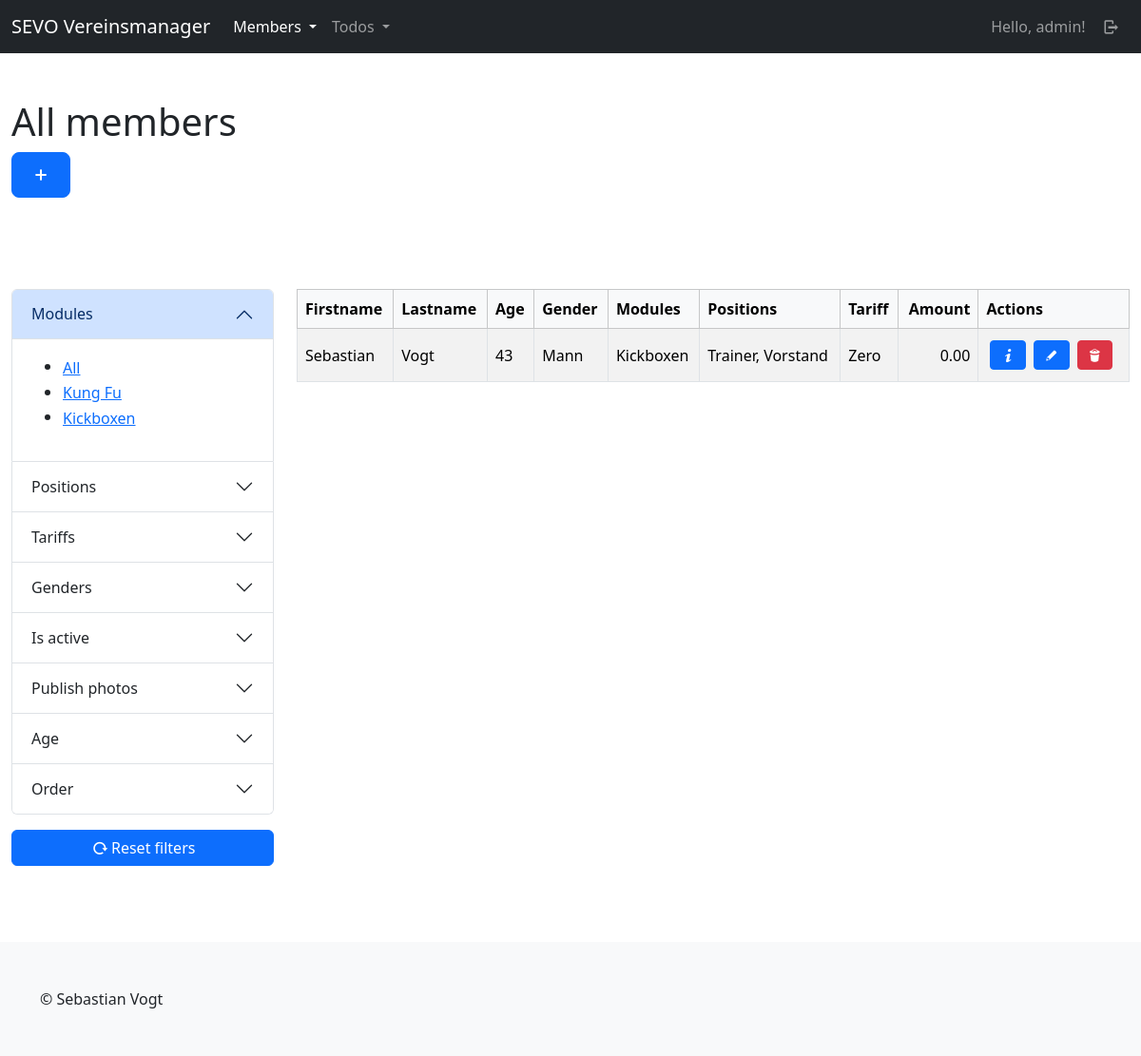
/mbrs/members/ (signed in), run on an earlier commit of the app's database.
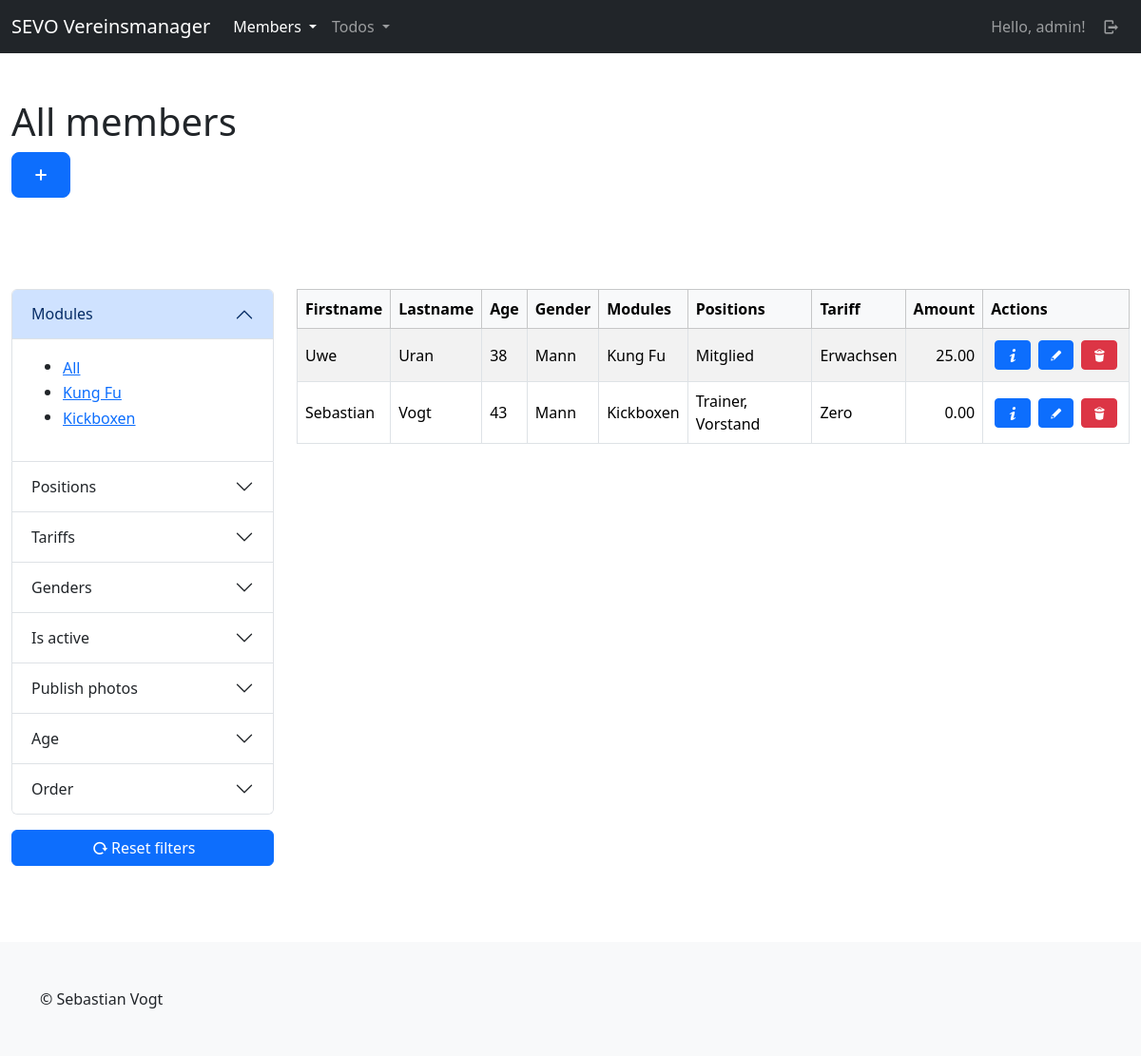
And on a later commit of the database.
### members/models.py (models this page shows, shortened)
class Module(models.Model):
    title = models.CharField(max_length=255, unique=True)
    created_at = models.DateTimeField(auto_now=True)
    updated_at = models.DateTimeField(auto_now_add=True)
    class Meta:
        ordering = ["-updated_at"]

class Member(models.Model):
    firstname = models.CharField(max_length=255)
    lastname = models.CharField(max_length=255)
    birthday = models.DateField()
    gender = models.ForeignKey(Gender, blank=True, null=True, on_delete=models.SET_NULL)
    street = models.CharField(max_length=255)
    house_number = models.CharField(max_length=50)
    postal_code = models.CharField(max_length=50)
    city = models.CharField(max_length=255)
    country = models.CharField(max_length=255)
    email = models.EmailField(blank=True)
    phone = models.CharField(max_length=50, blank=True)
    legal_representative = models.TextField(blank=True)
    bankname = models.CharField(max_length=255, blank=True)
    iban = models.CharField(max_length=50, blank=True)
    bic = models.CharField(max_length=50, blank=True)
    positions = models.ManyToManyField(Position, blank=True)
    modules = models.ManyToManyField(Module, blank=True)
    licenses = models.ManyToManyField(License, blank=True)
    tariff = models.ForeignKey(Tariff, blank=True, null=True, on_delete=models.SET_NULL)
    entry_date = models.DateField(null=True)
    chronic_diseases = models.TextField(null=True, blank=True)
    permanent_medication = models.TextField(null=True, blank=True)
    publish_fotos = models.BooleanField(default=False)
    is_active = models.BooleanField(default=True)
    created_at = models.DateTimeField(auto_now=True)
    updated_at = models.DateTimeField(auto_now_add=True)
    @admin.display(description="Age")
    def get_age(self):
        now = datetime.now()
        b_day = datetime.strptime(str(self.birthday), "%Y-%m-%d")
        delta = now - b_day
        return math.floor(delta.days / 365)
    @admin.display(description="Modules")
    def get_modules_str(self):
        modules = self.modules.all().order_by("title")
        modules_list = [module.title for module in modules]
        return ", ".join(modules_list)
    @admin.display(description="Positions")
    def get_positions_str(self):
        positions = self.positions.all().order_by("title")
        positions_list = [position.title for position in positions]
        return ", ".join(positions_list)
    class Meta:
        ordering = ["-updated_at"]

class Gender(models.Model):
    title = models.CharField(max_length=100, unique=True)
    created_at = models.DateTimeField(auto_now=True)
    updated_at = models.DateTimeField(auto_now_add=True)
    def __str__(self):
        return self.title
    class Meta:
        ordering = ["-updated_at"]

class Position(models.Model):
    title = models.CharField(max_length=100, unique=True)
    created_at = models.DateTimeField(auto_now=True)
    updated_at = models.DateTimeField(auto_now_add=True)
    class Meta:
        ordering = ["-updated_at"]

class Tariff(models.Model):
    title = models.CharField(max_length=255, unique=True)
    amount = models.DecimalField(decimal_places=2, max_digits=5)
    created_at = models.DateTimeField(auto_now=True)
    updated_at = models.DateTimeField(auto_now_add=True)
    class Meta:
        ordering = ["-updated_at"]

### members/views/members.py (the view)
# urls.py: path("members/", members.index, name="members-member-index"),
@login_required(login_url="sevo-auth-login")
def index(request):
    members = models.Member.objects.all()
    positions = models.Position.objects.all()
    modules = models.Module.objects.all()
    tariffs = models.Tariff.objects.all()
    licenses = models.License.objects.all()
    genders = models.Gender.objects.all()
    members = filter.filter(request, members)
    return render(request, "members/member/index.html", {
        "title": _("All members"),
        "members": members,
        "positions": positions,
        "modules": modules,
        "tariffs": tariffs,
        "licenses": licenses,
        "genders": genders
    })

### members/templates/members/member/index.html (shortened to what this page needs)
{% extends "base_sidebar.html" %}
{% load i18n %}
{% load static %}
{% block header %}
    <div class="container-fluid py-5">
        <div class="row">
            <div class="col-lg-12">
                <h1>{{ title }}</h1>
                <a class="btn btn-primary btn-lg" href="{% url "members-member-create" %}"><i class="demo-icon icon-plus"></i></a>
            </div>
        </div>
    </div>
{% endblock %}
{% block main %}
    {% if members %}
        <div>
            {% include "members/member/partials/_list_table.html" %}
        </div>
    {% else %}
        <p>{% trans "No members available." %}</p>
    {% endif %}
{%  endblock %}
{% block side %}
    <div id="filter-section">
        {% include "members/member/partials/_frontend_filter_accordion.html" %}
        <div class="mb-3">
            <a class="btn btn-primary w-100" href="{% url "members-member-index" %}"><i class="demo-icon icon-cw"></i>{% trans "Reset filters" %}</a>
        </div>
    </div>
{% endblock %}

### templates/base_sidebar.html
{% extends "base.html" %}
{% block content %}
    <header>
        {% block header %}{% endblock %}
    </header>
    <div class="container-fluid py-5">
        <div class="row">
            <aside class="col-xxl-2 col-xl-3 order-lg-1 mb-3">
                {% block side %}{% endblock %}
            </aside>
            <main class="col-xxl-10 col-xl-9 order-lg-2">
                {% block main %}{% endblock %}
            </main>
        </div>
    </div>
{% endblock %}

### templates/base.html (shortened to what this page needs)
{% load static %}
<!DOCTYPE html>
<html>
<head>
    <link rel="stylesheet" href="{% static "vendor/bootstrap/css/bootstrap.min.css" %}">
    <link rel="stylesheet" href="{% static "vendor/fontello/css/entypo.css" %}">
    <link rel="stylesheet" href="{% static "css/style.css" %}">
</head>
<body>
    {% include "partials/_navbar_drop_down.html" %}
    {% block content %}{% endblock %}
    <footer class="bg-light py-5">
        <div class="container">
            <div>
                &copy; Sebastian Vogt
            </div>
        </div>
    </footer>
</body>
</html>

### templates/partials/_navbar_drop_down.html (shortened to what this page needs)
{% load i18n %}
<nav class="navbar navbar-expand-lg navbar-dark bg-dark">
    <div class="container-fluid">
        <a class="navbar-brand" href="/">SEVO Vereinsmanager</a>
        <div class="collapse navbar-collapse" id="navbarContent">
            <ul class="navbar-nav me-auto mb-2 mb-lg-0">
                {% if user.is_authenticated %}
                <li class="nav-item dropdown">
                    <a class="nav-link dropdown-toggle {% if "mbrs" in request.path %} active{% endif %}"{% if "mbrs" in request.path %} aria-current="page"{% endif %} href="#" role="button" data-bs-toggle="dropdown" aria-expanded="false">
                      {% trans "Members" %}
                    </a>
                  </li>
                  <li class="nav-item dropdown">
                    <a class="nav-link dropdown-toggle {% if "tds" in request.path %} active{% endif %}"{% if "tds" in request.path %} aria-current="page"{% endif %} href="#" role="button" data-bs-toggle="dropdown" aria-expanded="false">
                      {% trans "Todos" %}
                    </a>
                  </li>
                {% endif %}
            </ul>
            <ul class="navbar-nav mb-2 mb-lg-0">
                {% if user.is_authenticated %}
                    <li class="nav-item">
                        <a class="nav-link" href="{% url "sevo-auth-user-detail" %}">{% trans "Hello" %}, {{ user }}!</a>
                    </li>
                    <li class="nav-item">
                        <a class="nav-link" href="{% url "sevo-auth-logout" %}"><i class="demo-icon icon-logout"></i></a>
                    </li>
                {% else %}
                    <li class="nav-item">
                        <a class="nav-link {% if "login" in request.path %} active{% endif %}"{% if "members" in request.path %} aria-current="page"{% endif %} href="{% url "sevo-auth-login" %}"><i class="demo-icon icon-user"></i></a>
                    </li>
                {% endif %}
            </ul>
        </div>
    </div>
</nav>

### members/templates/members/member/partials/_frontend_filter_accordion.html (shortened to what this page needs)
{% load i18n %}
<div class="accordion mb-3" id="filterAccordion">
    <div class="accordion-item">
      <h2 class="accordion-header">
        <button class="accordion-button" type="button" data-bs-toggle="collapse" data-bs-target="#modules" aria-expanded="true" aria-controls="modules">
          {% trans "Modules" %}
        </button>
      </h2>
      <div id="modules" class="accordion-collapse collapse show" data-bs-parent="#filterAccordion">
        <div class="accordion-body">
            {% include "members/member/partials/_filter_modules.html" %}
        </div>
      </div>
    </div>
    <div class="accordion-item">
        <h2 class="accordion-header">
            <button class="accordion-button collapsed" type="button" data-bs-toggle="collapse" data-bs-target="#positions" aria-expanded="false" aria-controls="positions">
            {% trans "Positions" %}
            </button>
        </h2>
    </div>
    <div class="accordion-item">
        <h2 class="accordion-header">
            <button class="accordion-button collapsed" type="button" data-bs-toggle="collapse" data-bs-target="#tariffs" aria-expanded="false" aria-controls="tariffs">
            {% trans "Tariffs" %}
            </button>
        </h2>
    </div>
    <div class="accordion-item">
        <h2 class="accordion-header">
            <button class="accordion-button collapsed" type="button" data-bs-toggle="collapse" data-bs-target="#genders" aria-expanded="false" aria-controls="genders">
            {% trans "Genders" %}
            </button>
        </h2>
    </div>
    <div class="accordion-item">
        <h2 class="accordion-header">
            <button class="accordion-button collapsed" type="button" data-bs-toggle="collapse" data-bs-target="#is_active" aria-expanded="false" aria-controls="is_active">
            {% trans "Is active" %}
            </button>
        </h2>
    </div>
    <div class="accordion-item">
        <h2 class="accordion-header">
            <button class="accordion-button collapsed" type="button" data-bs-toggle="collapse" data-bs-target="#publish_foto" aria-expanded="false" aria-controls="publish_foto">
            {% trans "Publish photos" %}
            </button>
        </h2>
    </div>
    <div class="accordion-item">
        <h2 class="accordion-header">
            <button class="accordion-button collapsed" type="button" data-bs-toggle="collapse" data-bs-target="#age" aria-expanded="false" aria-controls="age">
            {% trans "Age" %}
            </button>
        </h2>
    </div>
    <div class="accordion-item">
        <h2 class="accordion-header">
            <button class="accordion-button collapsed" type="button" data-bs-toggle="collapse" data-bs-target="#order" aria-expanded="false" aria-controls="order">
            {% trans "Order" %}
            </button>
        </h2>
    </div>
</div>

### members/templates/members/member/partials/_filter_modules.html
{% load i18n %}
<ul>
    <li>
        <button class="btn btn-link p-0 text-start" data-filter-key="module" data-filter-value="all">{% trans "All" %}</button>
    </li>
    {% for module in modules %}
        <li>
            <button class="btn btn-link p-0 text-start" data-filter-key="module" data-filter-value={{ module.id }}>{{ module.title }}</button>
        </li>
    {% endfor %}
</ul>

### members/templates/members/member/partials/_filter_positions.html (shortened to what this page needs)
{% load i18n %}

### members/templates/members/member/partials/_filter_tariffs.html (shortened to what this page needs)
{% load i18n %}

### members/templates/members/member/partials/_filter_genders.html (shortened to what this page needs)
{% load i18n %}

### members/templates/members/member/partials/_filter_active.html (shortened to what this page needs)
{% load i18n %}

### members/templates/members/member/partials/_filter_publish_fotos.html (shortened to what this page needs)
{% load i18n %}

### members/templates/members/member/partials/_filter_age.html (shortened to what this page needs)
{% load i18n %}

### members/templates/members/member/partials/_order.html (shortened to what this page needs)
{% load i18n %}

### members/templates/members/member/partials/_list_table.html
{% load i18n %}
<div class="table-responsive">
    <table class="table table-bordered align-middle table-striped">
        <thead class="table-light">
        <tr>
            <th scope="col">{% trans "Firstname" %}</th>
            <th scope="col">{% trans "Lastname" %}</th>
            <th scope="col">{% trans "Age" %}</th>
            <th scope="col">{% trans "Gender" %}</th>
            <th scope="col">{% trans "Modules" %}</th>
            <th scope="col">{% trans "Positions" %}</th>
            <th scope="col">{% trans "Tariff" %}</th>
            <th scope="col">
                <div class="d-flex justify-content-end">
                    <div>
                        {% trans "Amount" %}
                    </div>
                </div>
            </th>
            <th scope="col">{% trans "Actions" %}</th>
        </tr>
        </thead>
        <tbody>
            {% for member in members %}
                <tr>
                    <td class="w-auto">{{ member.firstname }}</td>
                    <td class="w-auto">{{ member.lastname }}</td>
                    <td class="w-auto">{{ member.get_age }}</td>
                    <td class="w-auto">{{ member.gender }}</td>
                    <td class="w-auto">{{ member.get_modules_str }}</td>
                    <td class="w-auto">{{ member.get_positions_str }}</td>
                    <td class="w-auto">{{ member.tariff.title }}</td>
                    <td class="w-auto">
                        <div class="d-flex justify-content-end">
                            <div>
                                {{ member.tariff.amount }}
                            </div>
                        </div>
                    </td>
                    <td class="w-auto">
                        <div class="d-flex justify-content-start align-content-center">
                            <a class="btn btn-primary btn-sm d-block m-1" href="{% url "members-member-detail" id=member.id %}"><i class="demo-icon icon-info"></i></a>
                            <a class="btn btn-primary btn-sm d-block m-1" href="{% url "members-member-update" id=member.id %}"><i class="demo-icon icon-pencil"></i></a>
                            <a class="btn btn-danger btn-sm d-block m-1" href="{% url "members-member-delete" id=member.id %}"><i class="demo-icon icon-trash"></i></a>
                        </div>
                    </td>
                </tr>
            {% endfor %}
        </tbody>
    </table>
</div>

What changed in the data, as far as the page shows it:
added Member: firstname "Uwe", lastname "Uran", get_age "38", gender "Mann", get_modules_str "Kung Fu", get_positions_str "Mitglied", tariff "Erwachsen", tariff.amount "25.00"
